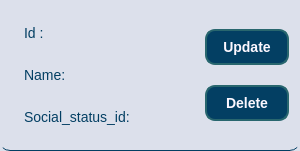
<?xml version="1.0" encoding="UTF-8"?>
<ui version="4.0">
 <class>client_widget</class>
 <widget class="QWidget" name="client_widget">
  <property name="geometry">
   <rect>
    <x>0</x>
    <y>0</y>
    <width>300</width>
    <height>151</height>
   </rect>
  </property>
  <property name="windowTitle">
   <string>client_widget</string>
  </property>
  <property name="styleSheet">
   <string notr="true">QWidget {
    background-color: rgb(220, 224, 235); /* Фон виджета */
  	border-bottom: 1px solid rgb(3, 63, 99); /* Более заметная граница */
    padding: 10px; /* Отступы внутри виджета */
    border-radius: 10px; /* Закругленные углы */
}
QLabel {
    color: rgb(3, 63, 99); /* Темный синий цвет текста */
    font-size: 14px; /* Размер шрифта */
	border-bottom: 0
}
QPushButton {
    background-color: rgb(3, 63, 99); /* Тёмно-синий основной цвет */
    color: rgb(252, 247, 255); /* Белый цвет текста */
    border: 2px solid rgb(40, 102, 110); /* Бирюзовая обводка */
    border-radius: 10px; /* Закруглённые края */
    padding: 8px 16px; /* Отступы для приятного вида */
    font-size: 14px; /* Размер шрифта */
    font-weight: bold; /* Жирный текст */
}
QPushButton:hover {
    background-color: rgb(40, 102, 110); /* Цвет кнопки при наведении */
    color: rgb(218, 223, 247); /* Голубой текст при наведении */
}
QPushButton:pressed {
    background-color: rgb(124, 152, 133); /* Цвет при нажатии */
}
</string>
  </property>
  <layout class="QHBoxLayout" name="horizontalLayout">
   <item>
    <layout class="QGridLayout" name="gridLayout_2">
     <item row="0" column="0">
      <layout class="QVBoxLayout" name="verticalLayout">
       <item>
        <widget class="QLabel" name="labelId">
         <property name="sizePolicy">
          <sizepolicy hsizetype="MinimumExpanding" vsizetype="Preferred">
           <horstretch>0</horstretch>
           <verstretch>0</verstretch>
          </sizepolicy>
         </property>
         <property name="text">
          <string>Id :</string>
         </property>
        </widget>
       </item>
       <item>
        <widget class="QLabel" name="labelName">
         <property name="text">
          <string>Name:</string>
         </property>
        </widget>
       </item>
       <item>
        <widget class="QLabel" name="labelSocialStatusId">
         <property name="text">
          <string>Social_status_id:</string>
         </property>
        </widget>
       </item>
      </layout>
     </item>
     <item row="0" column="1">
      <layout class="QVBoxLayout" name="verticalLayout_2">
       <item>
        <widget class="QPushButton" name="update_button">
         <property name="text">
          <string>Update</string>
         </property>
        </widget>
       </item>
       <item>
        <widget class="QPushButton" name="delete_button">
         <property name="text">
          <string>Delete</string>
         </property>
        </widget>
       </item>
      </layout>
     </item>
    </layout>
   </item>
  </layout>
 </widget>
 <resources/>
 <connections/>
</ui>
